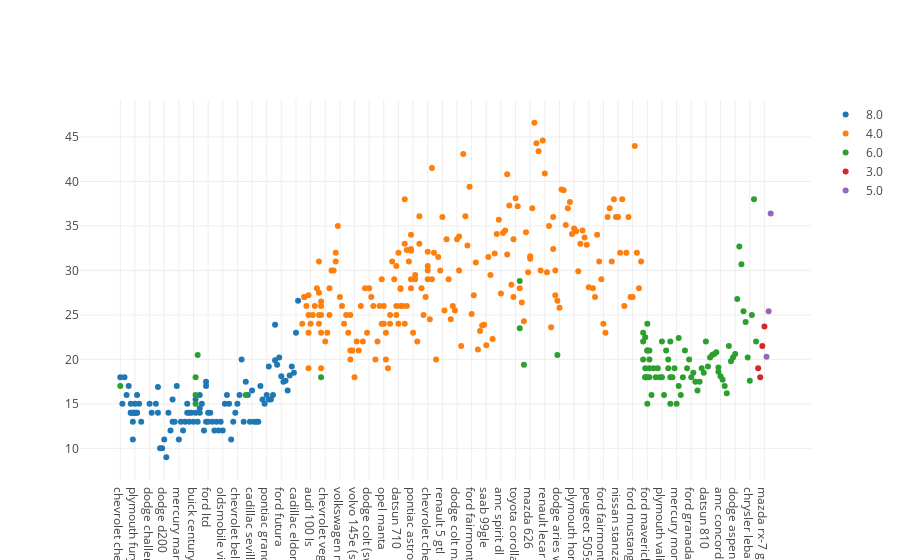

Write notebook code for a chart like this one.
### Code cell
ggplot(data=cars) + aes(x="Model", y="MPG", color="Cylinders") + geom_point()

### Figure 1 — Plotly figure (JSON) as saved in the notebook; plotly's stock layout.template omitted (floating-point values rounded to 4 significant figures; data arrays with more than 128 entries replaced by an {"elided": "..."} marker saying what was removed)
{"data": [{"mode": "markers", "name": "8.0", "type": "scatter", "uid": "b25d08e6-8b36-11e8-aae9-c4b301ce74d3", "x": ["chevrolet chevelle malibu", "buick skylark 320", "plymouth satellite", "amc rebel sst", "ford torino", "ford galaxie 500", "chevrolet impala", "plymouth fury iii", "pontiac catalina", "amc ambassador dpl", "chevrolet chevelle concours (sw)", "ford torino (sw)", "plymouth satellite (sw)", "amc rebel sst (sw)", "dodge challenger se", "plymouth 'cuda 340", "ford mustang boss 302", "chevrolet monte carlo", "buick estate wagon (sw)", "ford f250", "chevy c20", "dodge d200", "hi 1200d", "chevrolet impala", "pontiac catalina brougham", "ford galaxie 500", "plymouth fury iii", "dodge monaco (sw)", "ford country squire (sw)", "pontiac safari (sw)", "chevrolet impala", "pontiac catalina", "plymouth fury iii", "ford galaxie 500", "amc ambassador sst", "mercury marquis", "buick lesabre custom", "oldsmobile delta 88 royale", "chrysler newport royal", "amc matador (sw)", "chevrolet chevelle concours (sw)", "ford gran torino (sw)", "plymouth satellite custom (sw)", "buick century 350", "amc matador", "chevrolet malibu", "ford gran torino", "dodge coronet custom", "mercury marquis brougham", "chevrolet caprice classic", "ford ltd", "plymouth fury gran sedan", "chrysler new yorker brougham", "buick electra 225 custom", "amc ambassador brougham", "chevrolet impala", "ford country", "plymouth custom suburb", "oldsmobile vista cruiser", "chevrolet monte carlo s", "pontiac grand prix", "dodge dart custom", "oldsmobile omega", "ford gran torino", "buick century luxus (sw)", "dodge coronet custom (sw)", "ford gran torino (sw)", "amc matador (sw)", "pontiac catalina", "chevrolet bel air", "plymouth grand fury", "ford ltd", "chevrolet monza 2+2", "ford mustang ii", "chevrolet chevelle malibu classic", "dodge coronet brougham", "amc matador", "ford gran torino", "plymouth volare premier v8", "cadillac seville", "chevy c10", "ford f108", "dodge d100", "chevrolet caprice classic", "oldsmobile cutlass supreme", "dodge monaco brougham", "mercury cougar brougham", "pontiac grand prix lj", "chevrolet monte carlo landau", "chrysler cordoba", "ford thunderbird", "oldsmobile cutlass salon brougham", "dodge diplomat", "mercury monarch ghia", "chevrolet monte carlo landau", "ford futura", "dodge magnum xe", "chevrolet caprice classic", "ford ltd landau", "mercury grand marquis", "dodge st. regis", "buick estate wagon (sw)", "ford country squire (sw)", "chevrolet malibu classic (sw)", "chrysler lebaron town @ country (sw)", "cadillac eldorado", "oldsmobile cutlass salon brougham", "oldsmobile cutlass ls"], "y": [18, 15, 18, 16, 17, 15, 14, 14, 14, 15, null, null, null, null, 15, 14, null, 15, 14, 10, 10, 11, 9, 14, 14, 14, 14, 12, 13, 13, 13, 14, 15, 14, 17, 11, 13, 12, 13, 15, 13, 13, 14, 13, 14, 13, 14, 15, 12, 13, 13, 14, 13, 12, 13, 11, 12, 13, 12, 15, 16, 15, 11, 16, 13, 14, 14, 14, 16, 15, 16, 14, 20, 13, 17.5, 16, 15.5, 14.5, 13, 16.5, 13, 13, 13, 17.5, 17, 15.5, 15, 16, 15.5, 15.5, 16, 19.9, 19.4, 20.2, 19.2, 18.1, 17.5, 17, 17.6, 16.5, 18.2, 16.9, 15.5, 19.2, 18.5, 23, 23.9, 26.6]}, {"mode": "markers", "name": "4.0", "type": "scatter", "uid": "b25e4b1e-8b36-11e8-9066-c4b301ce74d3", "x": {"elided": "207 str values"}, "y": {"elided": "207 float values"}}, {"mode": "markers", "name": "6.0", "type": "scatter", "uid": "b25e602e-8b36-11e8-8cae-c4b301ce74d3", "x": ["plymouth duster", "amc hornet", "ford maverick", "amc gremlin", "amc gremlin", "plymouth satellite custom", "chevrolet chevelle malibu", "ford torino 500", "amc matador", "amc hornet sportabout (sw)", "pontiac firebird", "ford mustang", "plymouth valiant", "chevrolet nova custom", "amc hornet", "ford maverick", "plymouth duster", "amc gremlin", "mercury capri v6", "toyota mark ii", "plymouth duster", "ford maverick", "amc hornet", "chevrolet nova", "chevrolet chevelle malibu classic", "amc matador", "plymouth satellite sebring", "plymouth valiant custom", "chevrolet nova", "mercury monarch", "ford maverick", "buick century", "chevroelt chevelle malibu", "amc matador", "plymouth fury", "buick skyhawk", "amc gremlin", "ford pinto", "amc pacer", "plymouth valiant", "chevrolet nova", "ford maverick", "amc hornet", "dodge aspen se", "ford granada ghia", "pontiac ventura sj", "amc pacer d/l", "toyota mark ii", "mercedes-benz 280s", "chevrolet concours", "buick skylark", "plymouth volare custom", "ford granada", "datsun 810", "pontiac phoenix lj", "chevrolet malibu", "ford fairmont (auto)", "plymouth volare", "amc concord", "buick century special", "mercury zephyr", "dodge aspen", "amc concord d/l", "buick regal sport coupe (turbo)", "volvo 264gl", "peugeot 604sl", "pontiac lemans v6", "mercury zephyr 6", "amc concord dl 6", "dodge aspen 6", "chevrolet citation", "oldsmobile omega brougham", "dodge aspen", "datsun 280-zx", "chevrolet citation", "volvo diesel", "toyota cressida", "datsun 810 maxima", "buick century", "ford granada gl", "chrysler lebaron salon", "buick century limited", "oldsmobile cutlass ciera (diesel)", "ford granada l"], "y": [22, 18, 21, 21, 19, 16, 17, 19, 18, 18, 19, 18, 18, 16, 18, 18, 23, 18, 21, 20, 20, 21, 19, 15, 16, 16, 18, 19, 18, 15, 15, 17, 16, 15, 18, 21, 20, 18, 19, 22, 22, 24, 22.5, 20, 18, 18.5, 17.5, 19, 16.5, 17.5, 20.5, 19, 18.5, 22, 19.2, 20.5, 20.2, 20.5, 19.4, 20.6, 20.8, 18.6, 18.1, 17.7, 17, 16.2, 21.5, 19.8, 20.2, 20.6, 28.8, 26.8, 19.1, 32.7, 23.5, 30.7, 25.4, 24.2, 22.4, 20.2, 17.6, 25, 38, 22]}, {"mode": "markers", "name": "3.0", "type": "scatter", "uid": "b25e6326-8b36-11e8-93d8-c4b301ce74d3", "x": ["mazda rx2 coupe", "maxda rx3", "mazda rx-4", "mazda rx-7 gs"], "y": [19, 18, 21.5, 23.7]}, {"mode": "markers", "name": "5.0", "type": "scatter", "uid": "b25e65c6-8b36-11e8-ae83-c4b301ce74d3", "x": ["audi 5000", "mercedes benz 300d", "audi 5000s (diesel)"], "y": [20.3, 25.4, 36.4]}], "layout": {}}
